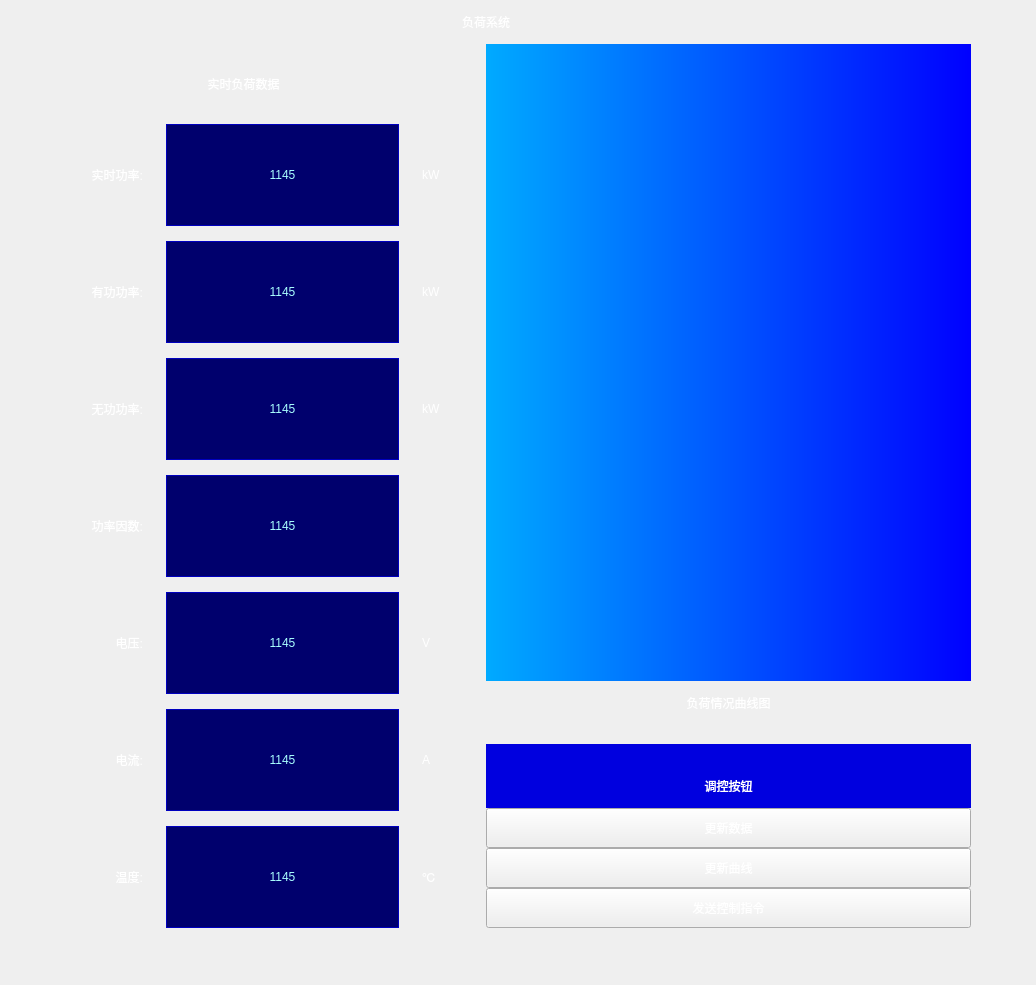
<?xml version="1.0" encoding="UTF-8"?>
<ui version="4.0">
 <class>Form</class>
 <widget class="QWidget" name="Form">
  <property name="geometry">
   <rect>
    <x>0</x>
    <y>0</y>
    <width>1036</width>
    <height>985</height>
   </rect>
  </property>
  <property name="windowTitle">
   <string>Form</string>
  </property>
  <property name="styleSheet">
   <string notr="true">background-color:qradialgradient(
spread:pad, cx:0.5, cy:0.5, 
radius:0.431, fx:0.5, fy:0.5, 
stop:0.153409 rgba(39, 98, 216, 255), 
stop:1 rgba(16, 16, 181, 255)
);
padding:10px;
font: 20pt &quot;Microsoft YaHei&quot;;
</string>
  </property>
  <widget class="QWidget" name="layoutWidget">
   <property name="geometry">
    <rect>
     <x>1</x>
     <y>0</y>
     <width>970</width>
     <height>928</height>
    </rect>
   </property>
   <layout class="QVBoxLayout" name="mainLayout" stretch="1,20">
    <property name="spacing">
     <number>0</number>
    </property>
    <item>
     <widget class="QLabel" name="title_lb">
      <property name="styleSheet">
       <string notr="true">background-color:rgba(0,0,0,0);
color:white;

/*padding-left:40%;*/</string>
      </property>
      <property name="text">
       <string>负荷系统</string>
      </property>
      <property name="alignment">
       <set>Qt::AlignCenter</set>
      </property>
     </widget>
    </item>
    <item>
     <layout class="QHBoxLayout" name="horizontalLayout" stretch="1,1">
      <property name="spacing">
       <number>0</number>
      </property>
      <item>
       <layout class="QVBoxLayout" name="verticalLayout" stretch="1,10">
        <item>
         <widget class="QLabel" name="ns_hd_lb">
          <property name="styleSheet">
           <string notr="true">background-color:rgba(0,0,0,0);
color:white;

;
/*padding-left:40%;*/</string>
          </property>
          <property name="text">
           <string>实时负荷数据</string>
          </property>
          <property name="alignment">
           <set>Qt::AlignCenter</set>
          </property>
         </widget>
        </item>
        <item>
         <layout class="QGridLayout" name="gridLayout" rowstretch="0,0,0,0,0,0,0" columnstretch="2,3,1">
          <property name="horizontalSpacing">
           <number>10</number>
          </property>
          <property name="verticalSpacing">
           <number>15</number>
          </property>
          <item row="2" column="0">
           <widget class="QLabel" name="ld_lb_hd_3">
            <property name="styleSheet">
             <string notr="true">background-color:rgba(0,0,0,0);
color:white;
/*padding-left:40%;*/</string>
            </property>
            <property name="text">
             <string>无功功率:</string>
            </property>
            <property name="alignment">
             <set>Qt::AlignRight|Qt::AlignTrailing|Qt::AlignVCenter</set>
            </property>
           </widget>
          </item>
          <item row="0" column="2">
           <widget class="QLabel" name="ld_lb_unit_1">
            <property name="styleSheet">
             <string notr="true">background-color:rgba(0,0,0,0);
color:white;
/*padding-left:40%;*/</string>
            </property>
            <property name="text">
             <string>kW</string>
            </property>
            <property name="alignment">
             <set>Qt::AlignLeading|Qt::AlignLeft|Qt::AlignVCenter</set>
            </property>
           </widget>
          </item>
          <item row="3" column="0">
           <widget class="QLabel" name="ld_lb_hd_4">
            <property name="styleSheet">
             <string notr="true">background-color:rgba(0,0,0,0);
color:white;
/*padding-left:40%;*/</string>
            </property>
            <property name="text">
             <string>功率因数:</string>
            </property>
            <property name="alignment">
             <set>Qt::AlignRight|Qt::AlignTrailing|Qt::AlignVCenter</set>
            </property>
           </widget>
          </item>
          <item row="5" column="0">
           <widget class="QLabel" name="ld_lb_hd_6">
            <property name="styleSheet">
             <string notr="true">background-color:rgba(0,0,0,0);
color:white;
/*padding-left:40%;*/</string>
            </property>
            <property name="text">
             <string>电流:</string>
            </property>
            <property name="alignment">
             <set>Qt::AlignRight|Qt::AlignTrailing|Qt::AlignVCenter</set>
            </property>
           </widget>
          </item>
          <item row="0" column="0">
           <widget class="QLabel" name="ld_lb_hd_1">
            <property name="styleSheet">
             <string notr="true">background-color:rgba(0,0,0,0);
color:white;
/*padding-left:40%;*/</string>
            </property>
            <property name="text">
             <string>实时功率:</string>
            </property>
            <property name="alignment">
             <set>Qt::AlignRight|Qt::AlignTrailing|Qt::AlignVCenter</set>
            </property>
           </widget>
          </item>
          <item row="4" column="0">
           <widget class="QLabel" name="ld_lb_hd_5">
            <property name="styleSheet">
             <string notr="true">background-color:rgba(0,0,0,0);
color:white;
/*padding-left:40%;*/</string>
            </property>
            <property name="text">
             <string>电压:</string>
            </property>
            <property name="alignment">
             <set>Qt::AlignRight|Qt::AlignTrailing|Qt::AlignVCenter</set>
            </property>
           </widget>
          </item>
          <item row="0" column="1">
           <widget class="QLabel" name="ld_lb_dt_1">
            <property name="styleSheet">
             <string notr="true">color: rgb(170, 255, 255);
border-width:0.5px;
border-style:solid;
border-color:rgb(0, 0, 190);
background-color:rgb(0, 0, 109);</string>
            </property>
            <property name="text">
             <string>1145</string>
            </property>
            <property name="alignment">
             <set>Qt::AlignCenter</set>
            </property>
           </widget>
          </item>
          <item row="1" column="0">
           <widget class="QLabel" name="ld_lb_hd_2">
            <property name="styleSheet">
             <string notr="true">background-color:rgba(0,0,0,0);
color:white;
/*padding-left:40%;*/</string>
            </property>
            <property name="text">
             <string>有功功率:</string>
            </property>
            <property name="alignment">
             <set>Qt::AlignRight|Qt::AlignTrailing|Qt::AlignVCenter</set>
            </property>
           </widget>
          </item>
          <item row="6" column="0">
           <widget class="QLabel" name="ld_lb_hd_7">
            <property name="styleSheet">
             <string notr="true">background-color:rgba(0,0,0,0);
color:white;
/*padding-left:40%;*/</string>
            </property>
            <property name="text">
             <string>温度:</string>
            </property>
            <property name="alignment">
             <set>Qt::AlignRight|Qt::AlignTrailing|Qt::AlignVCenter</set>
            </property>
           </widget>
          </item>
          <item row="1" column="1">
           <widget class="QLabel" name="ld_lb_dt_2">
            <property name="styleSheet">
             <string notr="true">color: rgb(170, 255, 255);
border-width:0.5px;
border-style:solid;
border-color:rgb(0, 0, 190);
background-color:rgb(0, 0, 109);</string>
            </property>
            <property name="text">
             <string>1145</string>
            </property>
            <property name="alignment">
             <set>Qt::AlignCenter</set>
            </property>
           </widget>
          </item>
          <item row="2" column="1">
           <widget class="QLabel" name="ld_lb_dt_3">
            <property name="styleSheet">
             <string notr="true">color: rgb(170, 255, 255);
border-width:0.5px;
border-style:solid;
border-color:rgb(0, 0, 190);
background-color:rgb(0, 0, 109);</string>
            </property>
            <property name="text">
             <string>1145</string>
            </property>
            <property name="alignment">
             <set>Qt::AlignCenter</set>
            </property>
           </widget>
          </item>
          <item row="3" column="1">
           <widget class="QLabel" name="ld_lb_dt_4">
            <property name="styleSheet">
             <string notr="true">color: rgb(170, 255, 255);
border-width:0.5px;
border-style:solid;
border-color:rgb(0, 0, 190);
background-color:rgb(0, 0, 109);</string>
            </property>
            <property name="text">
             <string>1145</string>
            </property>
            <property name="alignment">
             <set>Qt::AlignCenter</set>
            </property>
           </widget>
          </item>
          <item row="4" column="1">
           <widget class="QLabel" name="ld_lb_dt_5">
            <property name="styleSheet">
             <string notr="true">color: rgb(170, 255, 255);
border-width:0.5px;
border-style:solid;
border-color:rgb(0, 0, 190);
background-color:rgb(0, 0, 109);</string>
            </property>
            <property name="text">
             <string>1145</string>
            </property>
            <property name="alignment">
             <set>Qt::AlignCenter</set>
            </property>
           </widget>
          </item>
          <item row="5" column="1">
           <widget class="QLabel" name="ld_lb_dt_6">
            <property name="styleSheet">
             <string notr="true">color: rgb(170, 255, 255);
border-width:0.5px;
border-style:solid;
border-color:rgb(0, 0, 190);
background-color:rgb(0, 0, 109);</string>
            </property>
            <property name="text">
             <string>1145</string>
            </property>
            <property name="alignment">
             <set>Qt::AlignCenter</set>
            </property>
           </widget>
          </item>
          <item row="6" column="1">
           <widget class="QLabel" name="ld_lb_dt_7">
            <property name="styleSheet">
             <string notr="true">color: rgb(170, 255, 255);
border-width:0.5px;
border-style:solid;
border-color:rgb(0, 0, 190);
background-color:rgb(0, 0, 109);</string>
            </property>
            <property name="text">
             <string>1145</string>
            </property>
            <property name="alignment">
             <set>Qt::AlignCenter</set>
            </property>
           </widget>
          </item>
          <item row="1" column="2">
           <widget class="QLabel" name="ld_lb_unit_2">
            <property name="styleSheet">
             <string notr="true">background-color:rgba(0,0,0,0);
color:white;
/*padding-left:40%;*/</string>
            </property>
            <property name="text">
             <string>kW</string>
            </property>
            <property name="alignment">
             <set>Qt::AlignLeading|Qt::AlignLeft|Qt::AlignVCenter</set>
            </property>
           </widget>
          </item>
          <item row="2" column="2">
           <widget class="QLabel" name="ld_lb_unit_3">
            <property name="styleSheet">
             <string notr="true">background-color:rgba(0,0,0,0);
color:white;
/*padding-left:40%;*/</string>
            </property>
            <property name="text">
             <string>kW</string>
            </property>
            <property name="alignment">
             <set>Qt::AlignLeading|Qt::AlignLeft|Qt::AlignVCenter</set>
            </property>
           </widget>
          </item>
          <item row="3" column="2">
           <widget class="QLabel" name="ld_lb_unit_4">
            <property name="styleSheet">
             <string notr="true">background-color:rgba(0,0,0,0);
color:white;
/*padding-left:40%;*/</string>
            </property>
            <property name="text">
             <string/>
            </property>
            <property name="alignment">
             <set>Qt::AlignLeading|Qt::AlignLeft|Qt::AlignVCenter</set>
            </property>
           </widget>
          </item>
          <item row="4" column="2">
           <widget class="QLabel" name="ld_lb_unit_5">
            <property name="styleSheet">
             <string notr="true">background-color:rgba(0,0,0,0);
color:white;
/*padding-left:40%;*/</string>
            </property>
            <property name="text">
             <string>V</string>
            </property>
            <property name="alignment">
             <set>Qt::AlignLeading|Qt::AlignLeft|Qt::AlignVCenter</set>
            </property>
           </widget>
          </item>
          <item row="5" column="2">
           <widget class="QLabel" name="ld_lb_unit_6">
            <property name="styleSheet">
             <string notr="true">background-color:rgba(0,0,0,0);
color:white;
/*padding-left:40%;*/</string>
            </property>
            <property name="text">
             <string>A</string>
            </property>
            <property name="alignment">
             <set>Qt::AlignLeading|Qt::AlignLeft|Qt::AlignVCenter</set>
            </property>
           </widget>
          </item>
          <item row="6" column="2">
           <widget class="QLabel" name="ld_lb_unit_7">
            <property name="styleSheet">
             <string notr="true">background-color:rgba(0,0,0,0);
color:white;
/*padding-left:40%;*/</string>
            </property>
            <property name="text">
             <string>℃</string>
            </property>
            <property name="alignment">
             <set>Qt::AlignLeading|Qt::AlignLeft|Qt::AlignVCenter</set>
            </property>
           </widget>
          </item>
         </layout>
        </item>
       </layout>
      </item>
      <item>
       <layout class="QVBoxLayout" name="verticalLayout_2" stretch="10,1,1,6">
        <property name="spacing">
         <number>0</number>
        </property>
        <item>
         <widget class="QLabel" name="pw_fg">
          <property name="styleSheet">
           <string notr="true">background-color:qlineargradient(spread:pad, x1:0, y1:0, x2:1, y2:0, stop:0 rgb(0, 170, 255), stop:1 rgb(0, 0, 255))</string>
          </property>
          <property name="text">
           <string/>
          </property>
         </widget>
        </item>
        <item>
         <widget class="QLabel" name="fg_hd_lb">
          <property name="styleSheet">
           <string notr="true">background-color:rgba(0,0,0,0);
color:white;

/*padding-left:40%;*/</string>
          </property>
          <property name="text">
           <string>负荷情况曲线图</string>
          </property>
          <property name="alignment">
           <set>Qt::AlignHCenter|Qt::AlignTop</set>
          </property>
         </widget>
        </item>
        <item>
         <widget class="QLabel" name="label">
          <property name="styleSheet">
           <string notr="true">background-color:rgb(0, 0, 223);
color:white;

/*padding-left:40%;*/</string>
          </property>
          <property name="text">
           <string>调控按钮</string>
          </property>
          <property name="alignment">
           <set>Qt::AlignBottom|Qt::AlignHCenter</set>
          </property>
         </widget>
        </item>
        <item>
         <layout class="QGridLayout" name="gridLayout_3">
          <property name="spacing">
           <number>0</number>
          </property>
          <item row="0" column="0">
           <widget class="QPushButton" name="set_btn_1">
            <property name="styleSheet">
             <string notr="true">color:white;

background-color:qradialgradient(
spread:pad, cx:0.5, cy:0.5, 
radius:0.431, fx:0.5, fy:0.5, 
stop:0.153409 rgba(39, 98, 216, 255), 
stop:1 rgba(16, 16, 181, 255)
);
/*padding:10px;*/</string>
            </property>
            <property name="text">
             <string>更新数据</string>
            </property>
           </widget>
          </item>
          <item row="1" column="0">
           <widget class="QPushButton" name="set_btn_2">
            <property name="styleSheet">
             <string notr="true">color:white;

background-color:qradialgradient(
spread:pad, cx:0.5, cy:0.5, 
radius:0.431, fx:0.5, fy:0.5, 
stop:0.153409 rgba(39, 98, 216, 255), 
stop:1 rgba(16, 16, 181, 255)
);
/*padding:10px;*/</string>
            </property>
            <property name="text">
             <string>更新曲线</string>
            </property>
           </widget>
          </item>
          <item row="2" column="0">
           <widget class="QPushButton" name="set_btn_3">
            <property name="styleSheet">
             <string notr="true">color:white;

background-color:qradialgradient(
spread:pad, cx:0.5, cy:0.5, 
radius:0.431, fx:0.5, fy:0.5, 
stop:0.153409 rgba(39, 98, 216, 255), 
stop:1 rgba(16, 16, 181, 255)
);
/*padding:10px;*/</string>
            </property>
            <property name="text">
             <string>发送控制指令</string>
            </property>
           </widget>
          </item>
         </layout>
        </item>
       </layout>
      </item>
     </layout>
    </item>
   </layout>
  </widget>
 </widget>
 <resources/>
 <connections/>
</ui>
